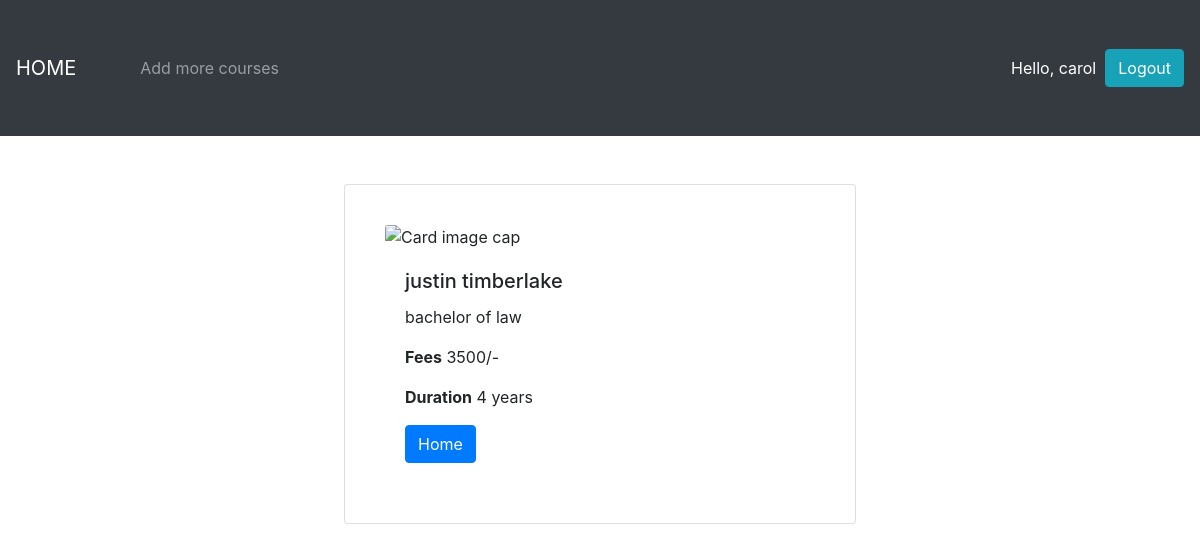
/description/2 (signed in), run on the app's committed database.
### djangoProject1carol/models.py (models this page shows, shortened)
class Courses(models.Model):
    name=models.CharField(max_length=200,null=True)
    duration=models.IntegerField(default=3,null=True,blank=True)
    fees=models.IntegerField(null=True,blank=True)
    decsription=models.CharField(null=True,blank=True,max_length=10000)

### djangoProject1carol/views.py (the view)
# urls.py: path('description/<str:pk>',description,name='description'),
def description(request,pk):
    course=Courses.objects.get(id=pk)
    context={
        'course':course,
        }
    return render(request,'description.html',context)

### templates/description.html (shortened to what this page needs)
{% extends 'main.html' %}
{% load static%}
{% block content %}
<head>
</head>
<body>
    <div class="card" style="width: 32rem;">
        <img class="card-img-top" src="https://tse1.mm.bing.net/th?id=OIP.mq9G2Qtebo1uIOdCSkCUfgHaEL&pid=Api&rs=1&c=1&qlt=95&w=218&h=123" alt="Card image cap">
        <div class="card-body">
          <h5 class="card-title">{{course.name}}</h5>
          <p class="card-text">{{course.decsription}}</p>
          <p><b>Fees</b> {{course.fees}}/-</p>
          <p><b>Duration</b> {{course.duration}} years</p>
          <a href="{% url 'home' %}" class="btn btn-primary">Home</a>
        </div>
      </div>
</body>
{% endblock %}

### templates/navbar.html (shortened to what this page needs)
<head>
</head>
<nav class="navbar navbar-expand-lg navbar-dark bg-dark">
    <a class="navbar-brand" href="{% url 'home' %}">HOME</a>
    <div class="collapse navbar-collapse" id="navbarSupportedContent">
      <ul class="navbar-nav mr-auto">
        {% if request.user.is_authenticated %}
        <li class="nav-item">
          <a class="nav-link" href="{% url 'createCourse' %}">Add more courses</a>
        </li>
        {% endif  %}
      </ul>
    </div>
    {% if request.user.is_authenticated %}
    <span class="msg">Hello, {{request.user}}  &nbsp;</span>
    <span ><a  class="msg btn btn-info" href ="{% url 'logout' %}"> Logout</a></span>
    {% endif  %}
  </nav>

### templates/navbar.html (style rules this page uses)
.msg { color:white; text-decoration: none; }

### templates/description.html (style rules this page uses)
div { margin:auto; padding: 40px; width: 500px; }

### data on the page
Courses: name "justin timberlake", decsription "bachelor of law", fees "3500", duration "4"

### other printed values
{{ request.user }} "carol"
